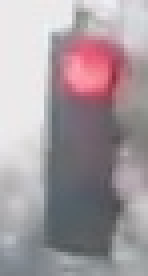
#> input picture Computer vision/home/traffic_light_images/training/red/18043956-6935-493d-b5cc-dac86a3eeffc.jpg, 37 x 69 px (shown 4 times larger)
$ jupyter execute --allow-errors Traffic_Light_Classifier.ipynb   (shell and % lines are left out)
#> lines starting #> are read from the running program, lines starting #| are printed output that depends on the picture
### Computer vision/home/helpers.py
# Helper functions

import os
import glob # library for loading images from a directory
import matplotlib.image as mpimg


# This function loads in images and their labels and places them in a list
# The list contains all images and their associated labels
# For example, after data is loaded, im_list[0][:] will be the first image-label pair in the list
def load_dataset(image_dir):

    # Populate this empty image list
#> called with image_dir = 'traffic_light_images/training/'
    im_list = []
    image_types = ["red", "yellow", "green"]

    # Iterate through each color folder
    for im_type in image_types:

        # Iterate through each image file in each image_type folder
        # glob reads in any image with the extension "image_dir/im_type/*"
        for file in glob.glob(os.path.join(image_dir, im_type, "*")):

            # Read in the image
            im = mpimg.imread(file)
#> im is the input picture: shape (69, 37, 3); mean R, G, B 165.7, 155.1, 160

            # Check if the image exists/if it's been correctly read-in
            if not im is None:
                # Append the image, and it's type (red, green, yellow) to the image list
                im_list.append((im, im_type))

    return im_list

### Computer vision/home/test_functions.py
# All test code
import unittest
from IPython.display import Markdown, display


# Helper functions for printing markdown text (text in color/bold/etc)
def printmd(string):
    display(Markdown(string))

# Print a test failed message, given an error
def print_fail():
    printmd('**<span style="color: red;">TEST FAILED</span>**')

# Print a test passed message
def print_pass():
    printmd('**<span style="color: green;">TEST PASSED</span>**')


# A class holding all tests
class Tests(unittest.TestCase):


    # Tests the `one_hot_encode` function, which is passed in as an argument
    def test_one_hot(self, one_hot_function):

        # Test that the generated one-hot labels match the expected one-hot label
        # For all three cases (red, yellow, green)
        try:
            self.assertEqual([1,0,0], one_hot_function('red'))
            self.assertEqual([0,1,0], one_hot_function('yellow'))
            self.assertEqual([0,0,1], one_hot_function('green'))

        # If the function does *not* pass all 3 tests above, it enters this exception
        except self.failureException as e:
            # Print out an error message
            print_fail()
            print("Your function did not return the expected one-hot label.")
            print('\n'+str(e))
            return

        # Print out a "test passed" message
        print_pass()


    # Tests if any misclassified images are red but mistakenly classified as green
    # [19 lines left out: function test_red_as_green, not called in this run]

### Computer vision/home/Traffic_Light_Classifier.ipynb
# Traffic Light Classifier
---

In this project, you’ll use your knowledge of computer vision techniques to build a classifier for images of traffic lights! You'll be given a dataset of traffic light images in which one of three lights is illuminated: red, yellow, or green.

In this notebook, you'll pre-process these images, extract features that will help us distinguish the different types of images, and use those features to classify the traffic light images into three classes: red, yellow, or green. The tasks will be broken down into a few sections:

1. **Loading and visualizing the data**.
      The first step in any classification task is to be familiar with your data; you'll need to load in the images of traffic lights and visualize them!

2. **Pre-processing**.
    The input images and output labels need to be standardized. This way, you can analyze all the input images using the same classification pipeline, and you know what output to expect when you eventually classify a *new* image.

3. **Feature extraction**.
    Next, you'll extract some features from each image that will help distinguish and eventually classify these images.

4. **Classification and visualizing error**.
    Finally, you'll write one function that uses your features to classify *any* traffic light image. This function will take in an image and output a label. You'll also be given code to determine the accuracy of your classification model.

5. **Evaluate your model**.
    To pass this project, your classifier must be >90% accurate and never classify any red lights as green; it's likely that you'll need to improve the accuracy of your classifier by changing existing features or adding new features. I'd also encourage you to try to get as close to 100% accuracy as possible!

Here are some sample images from the dataset (from left to right: red, green, and yellow traffic lights):

---
### *Here's what you need to know to complete the project:*

Some template code has already been provided for you, but you'll need to implement additional code steps to successfully complete this project. Any code that is required to pass this project is marked with **'(IMPLEMENTATION)'** in the header. There are also a couple of questions about your thoughts as you work through this project, which are marked with **'(QUESTION)'** in the header. Make sure to answer all questions and to check your work against the [project rubric](https://review.udacity.com/#!/rubrics/1213/view) to make sure you complete the necessary classification steps!

Your project submission will be evaluated based on the code implementations you provide, and on two main classification criteria.
Your complete traffic light classifier should have:
1. **Greater than 90% accuracy**
2. ***Never* classify red lights as green**

# 1. Loading and Visualizing the Traffic Light Dataset

This traffic light dataset consists of 1484 number of color images in 3 categories - red, yellow, and green. As with most human-sourced data, the data is not evenly distributed among the types. There are:
* 904 red traffic light images
* 536 green traffic light images
* 44 yellow traffic light images

*Note: All images come from this [MIT self-driving car course](https://selfdrivingcars.mit.edu/) and are licensed under a [Creative Commons Attribution-ShareAlike 4.0 International License](https://creativecommons.org/licenses/by-sa/4.0/).*

### Import resources

Before you get started on the project code, import the libraries and resources that you'll need.

[cell 1]
import cv2 # computer vision library
import helpers # helper functions

import random
import numpy as np
import matplotlib.pyplot as plt
import matplotlib.image as mpimg # for loading in images
# machine learning library
from sklearn.ensemble import RandomForestClassifier

## Training and Testing Data

All 1484 of the traffic light images are separated into training and testing datasets.

* 80% of these images are training images, for you to use as you create a classifier.
* 20% are test images, which will be used to test the accuracy of your classifier.
* All images are pictures of 3-light traffic lights with one light illuminated.

## Define the image directories

First, we set some variables to keep track of some where our images are stored:

    IMAGE_DIR_TRAINING: the directory where our training image data is stored
    IMAGE_DIR_TEST: the directory where our test image data is stored

[cell 2]
# Image data directories
IMAGE_DIR_TRAINING = "traffic_light_images/training/"
IMAGE_DIR_TEST = "traffic_light_images/test/"

## Load the datasets

These first few lines of code will load the training traffic light images and store all of them in a variable, `IMAGE_LIST`. This list contains the images and their associated label ("red", "yellow", "green").

You are encouraged to take a look at the `load_dataset` function in the helpers.py file. This will give you a good idea about how lots of image files can be read in from a directory using the [glob library](https://pymotw.com/2/glob/). The `load_dataset` function takes in the name of an image directory and returns a list of images and their associated labels.

For example, the first image-label pair in `IMAGE_LIST` can be accessed by index:
``` IMAGE_LIST[0][:]```.

[cell 3]
# Using the load_dataset function in helpers.py
# Load training data
IMAGE_LIST = helpers.load_dataset(IMAGE_DIR_TRAINING)
#> IMAGE_LIST = 3 items

## Visualize the Data

The first steps in analyzing any dataset are to 1. load the data and 2. look at the data. Seeing what it looks like will give you an idea of what to look for in the images, what kind of noise or inconsistencies you have to deal with, and so on. This will help you understand the image dataset, and **understanding a dataset is part of making predictions about the data**.

---
### Visualize the input images

Visualize and explore the image data! Write code to display an image in `IMAGE_LIST`:
* Display the image
* Print out the shape of the image
* Print out its corresponding label

See if you can display at least one of each type of traffic light image – red, green, and yellow — and look at their similarities and differences.

[cell 4]
## TODO: Write code to display an image in IMAGE_LIST (try finding a yellow traffic light!)
## TODO: Print out 1. The shape of the image and 2. The image's label
image_index=750
# The first image in IMAGE_LIST is displayed below (without information about shape or label)
#> (the rest of this cell did not finish here and is left out)

[cell 5]
# some yellow lights
f, axarr = plt.subplots(4,10, figsize=(20,10))
count = 723
#> (the rest of this cell did not finish here and is left out)

# 2. Pre-process the Data

After loading in each image, you have to standardize the input and output!

### Input

This means that every input image should be in the same format, of the same size, and so on. We'll be creating features by performing the same analysis on every picture, and for a classification task like this, it's important that **similar images create similar features**!

### Output

We also need the output to be a label that is easy to read and easy to compare with other labels. It is good practice to convert categorical data like "red" and "green" to numerical data.

A very common classification output is a 1D list that is the length of the number of classes - three in the case of red, yellow, and green lights - with the values 0 or 1 indicating which class a certain image is. For example, since we have three classes (red, yellow, and green), we can make a list with the order: [red value, yellow value, green value]. In general, order does not matter, we choose the order [red value, yellow value, green value] in this case to reflect the position of each light in descending vertical order.

A red light should have the  label: [1, 0, 0]. Yellow should be: [0, 1, 0]. Green should be: [0, 0, 1]. These labels are called **one-hot encoded labels**.

*(Note: one-hot encoding will be especially important when you work with [machine learning algorithms](https://machinelearningmastery.com/how-to-one-hot-encode-sequence-data-in-python/)).*

---
<a id='task2'></a>
### (IMPLEMENTATION): Standardize the input images

* Resize each image to the desired input size: 32x32px.
* (Optional) You may choose to crop, shift, or rotate the images in this step as well.

It's very common to have square input sizes that can be rotated (and remain the same size), and analyzed in smaller, square patches. It's also important to make all your images the same size so that they can be sent through the same pipeline of classification steps!

[cell 6]
# This function should take in an RGB image and return a new, standardized version
def standardize_input(image):


    ## TODO: Resize image and pre-process so that all "standard" images are the same size
    standard_im = np.copy(image)
    resized_im=cv2.resize(standard_im,(32,32))

    return resized_im

## Standardize the output

With each loaded image, we also specify the expected output. For this, we use **one-hot encoding**.

* One-hot encode the labels. To do this, create an array of zeros representing each class of traffic light (red, yellow, green), and set the index of the expected class number to 1.

Since we have three classes (red, yellow, and green), we have imposed an order of: [red value, yellow value, green value]. To one-hot encode, say, a yellow light, we would first initialize an array to [0, 0, 0] and change the middle value (the yellow value) to 1: [0, 1, 0].

---
<a id='task3'></a>
### (IMPLEMENTATION): Implement one-hot encoding

[cell 7]
## TODO: One hot encode an image label
## Given a label - "red", "green", or "yellow" - return a one-hot encoded label

# Examples:
# one_hot_encode("red") should return: [1, 0, 0]
# one_hot_encode("yellow") should return: [0, 1, 0]
# one_hot_encode("green") should return: [0, 0, 1]

def one_hot_encode(label):

    ## TODO: Create a one-hot encoded label that works for all classes of traffic lights
    if(label=="red"):
        one_hot_encoded = [1,0,0]
    elif(label=="green"):
        one_hot_encoded = [0,0,1]
    elif(label=="yellow"):
        one_hot_encoded = [0,1,0]
    else:
        raise Exception("bad label")
    return one_hot_encoded

### Testing as you Code

After programming a function like this, it's a good idea to test it, and see if it produces the expected output. **In general, it's good practice to test code in small, functional pieces, after you write it**. This way, you can make sure that your code is correct as you continue to build a classifier, and you can identify any errors early on so that they don't compound.

All test code can be found in the file `test_functions.py`. You are encouraged to look through that code and add your own testing code if you find it useful!

One test function you'll find is: `test_one_hot(self, one_hot_function)` which takes in one argument, a one_hot_encode function, and tests its functionality. If your one_hot_label code does not work as expected, this test will print ot an error message that will tell you a bit about why your code failed. Once your code works, this should print out TEST PASSED.

[cell 8]
# Importing the tests
import test_functions
tests = test_functions.Tests()

# Test for one_hot_encode function
tests.test_one_hot(one_hot_encode)

## Construct a `STANDARDIZED_LIST` of input images and output labels.

This function takes in a list of image-label pairs and outputs a **standardized** list of resized images and one-hot encoded labels.

This uses the functions you defined above to standardize the input and output, so those functions must be complete for this standardization to work!

[cell 9]
def standardize(image_list):

    # Empty image data array
    standard_list = []

    # Iterate through all the image-label pairs
    for item in image_list:
        image = item[0]
        label = item[1]

        # Standardize the image
        standardized_im = standardize_input(image)

        # One-hot encode the label
        one_hot_label = one_hot_encode(label)

        # Append the image, and it's one hot encoded label to the full, processed list of image data
        standard_list.append((standardized_im, one_hot_label))
#> this loop made 3 passes
#> (label, one_hot_label) on passes 1 to 3: ('red', [1, 0, 0]), ('yellow', [0, 1, 0]), ('green', [0, 0, 1])
#> pass 1, in standardize_input, `resized_im=cv2.resize(standard_im,(32,32))`:
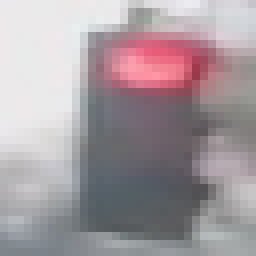
#> resized_im: shape (32, 32, 3) (shown 8 times larger); mean R, G, B 165.5, 155, 159.9
#> pass 2, in standardize_input (call 2), `resized_im=cv2.resize(standard_im,(32,32))`:
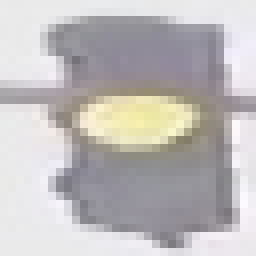
#> resized_im: shape (32, 32, 3) (shown 8 times larger); mean R, G, B 191.1, 187.8, 187.8
#> pass 3, in standardize_input (call 3), `resized_im=cv2.resize(standard_im,(32,32))`:
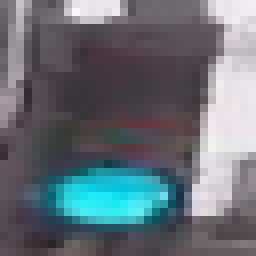
#> resized_im: shape (32, 32, 3) (shown 8 times larger); mean R, G, B 103.1, 111, 118.9
#> after the loop, standard_list = 3 items

    return standard_list

# Standardize all training images
STANDARDIZED_LIST = standardize(IMAGE_LIST)
#> STANDARDIZED_LIST = 3 items
#> (the rest of the program and of its run is left out)
